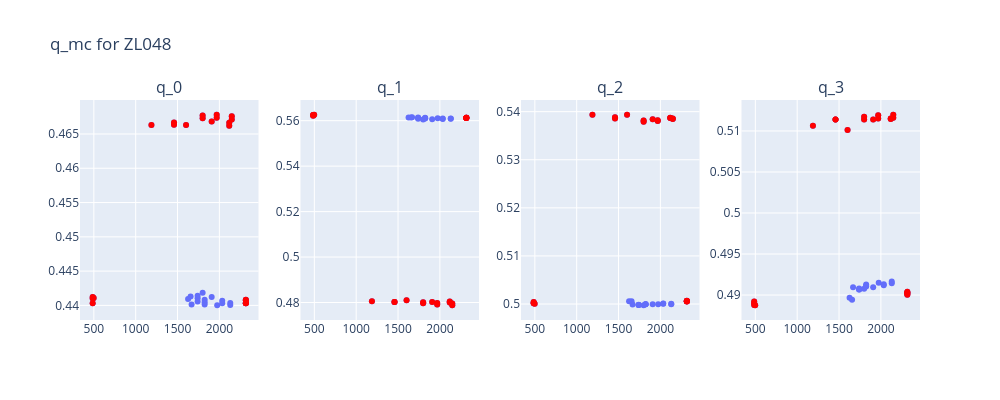

Write notebook code for a chart like this one.
### Code cell
fig = make_subplots(rows=1, cols=4, subplot_titles=[f"q_{i}" for i in range(4)])

zl_outliers = zl.iloc[zl_outlier_idx, :]
q_mc_outliers = [q_mc_data_zl[i] for i in zl_outlier_idx]

for i in range(4):
  q_i = [q[i] for q in q_mc_data_zl]
  fig.add_trace(px.scatter(x=zl["fmc"], y=q_i,
                          hover_data=[zl["name"], zl.index]).data[0], row=1, col=i+1)
  fig.add_trace(px.scatter(x=zl_outliers["fmc"], 
                           y=[q[i] for q in q_mc_outliers],
                           hover_data=[zl_outliers["name"], zl_outliers.index]).update_traces(marker=dict(color="red")).data[0]
                ,row=1, col=i+1)
  

fig.update_layout(height=400, width=1000, title_text="q_mc for ZL048")
fig.show()
